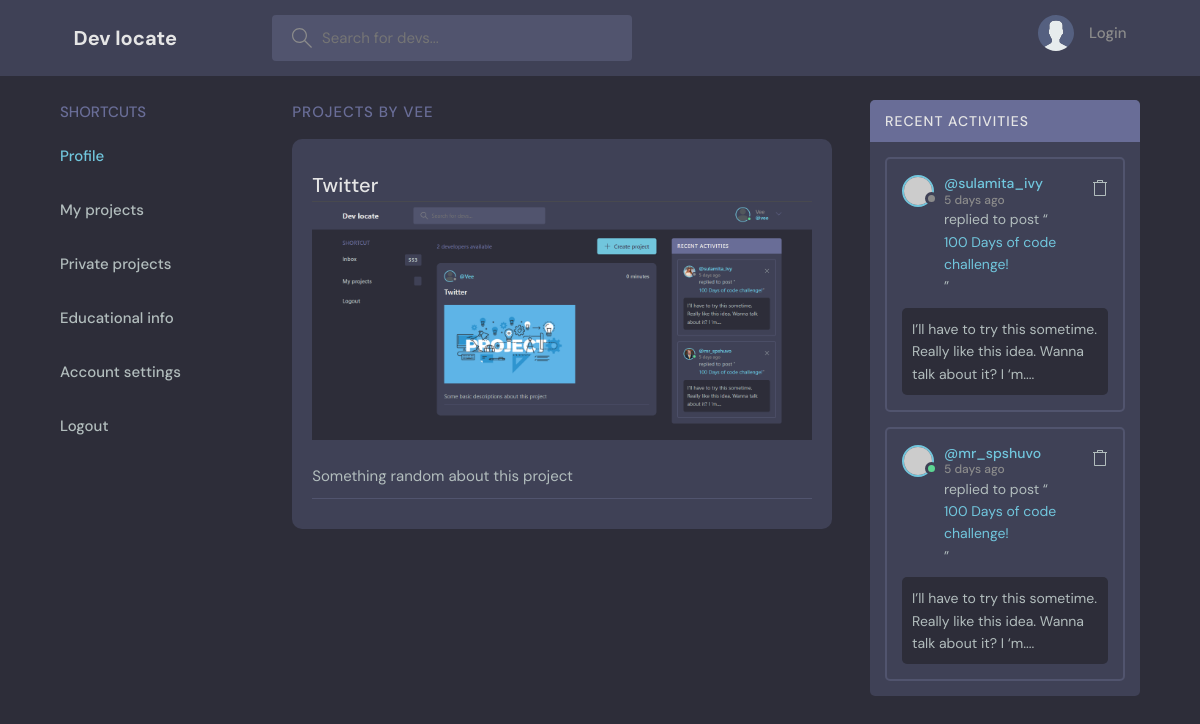
Page /accounts/projects/2/ on the committed database.
### accounts/models.py (models this page shows, shortened)
class Engineer(AbstractUser):
    username = models.CharField(max_length=200, null=True)
    email = models.EmailField(unique=True, null=True)
    bio = models.TextField()
    avatar = models.ImageField(default="profile.png")
    country = models.CharField(max_length=200)
    years_of_experience = models.PositiveIntegerField(null=True, blank=True)
    tech_stack = models.CharField(null=True, blank=True, max_length=300)
    inbox = models.ForeignKey(Message, null=True, on_delete=models.CASCADE)
    USERNAME_FIELD = "email"
    REQUIRED_FIELDS = ["username"]

### projects/models.py (models this page shows, shortened)
class Project(models.Model):
    engineer = models.ForeignKey(Engineer, on_delete=models.CASCADE)
    name = models.CharField(max_length=100)
    tech_used = models.CharField(max_length=200)
    updated = models.DateTimeField(auto_now=True)
    created = models.DateTimeField(auto_now_add=True)
    image = models.ImageField(default="project.png")
    description = models.TextField(null=True, blank=True)
    repo_url = models.URLField(null=True, blank=True)
    live_url = models.URLField(null=True, blank=True)
    make_public = models.BooleanField(default=False)
    @property
    def image_url(self):
        try:
            url = self.image.url
        except:
            url = ""
        return url
    class Meta:
        ordering = ["-created"]

### accounts/views.py (the view)
# urls.py: path("projects/<str:pk>/", EngineerProject.as_view(), name="projects"),
class EngineerProject(DetailView):
    model = Engineer
    template_name = "../templates/projects.html"
    def get_context_data(self, **kwargs):
        context = super(EngineerProject, self).get_context_data()
        pk = self.kwargs.get("pk")
        context["engineer"] = Engineer.objects.get(id=pk)
        context["public_projects"] = context["engineer"].project_set.filter(
            make_public=True
        )
        return context

### templates/projects.html (shortened to what this page needs)
{% extends 'base.html' %}
{% block content %}
<main class="profile-page layout layout--3">
    <div class="container">
        <div class="topics">
            <div class="topics__header">
                <h2>Shortcuts</h2>
            </div>
            <ul class="topics__list">
                <li>
                    <a href="{% url 'profile' engineer.id %}" class="active">Profile</a>
                </li>
                <li>
                    <a href="#">My projects</a>
                </li>
                <li>
                    <a href="#">Private projects</a>
                </li>
                <li>
                    <a href="#">Educational info</a>
                </li>
                <li>
                    <a href="#">Account settings</a>
                </li>
                <li>
                    <a href="#">Logout</a>
                </li>
            </ul>
        </div>
        <div class="roomList">
            <div class="roomList__header">
                <div>
                    <h2>Projects by {{engineer.username|title}}</a>
                    </h2>
                </div>
            </div>
            {% for project in public_projects %}
            <div class="roomListRoom">
                <div class="roomListRoom__content">
                    <a href="{% url 'detail_project' project.id %}">
                        {{project.name|title}}
                        <img src="{{project.image_url}}">
                    </a>
                    <p>
                        {{project.description}}
                    </p>
                </div>
                <div class="roomListRoom__meta">
                </div>
            </div>
            {% endfor %}
        </div>
        <div class="activities">
            <div class="activities__header">
                <h2>Recent Activities</h2>
            </div>
            <div class="activities__box">
                <div class="activities__boxHeader roomListRoom__header">
                    <a href="profile.html" class="roomListRoom__author">
                        <div class="avatar avatar--small">
                            <img src="https://randomuser.me/api/portraits/women/11.jpg" />
                        </div>
                        <p>
                            @sulamita_ivy
                            <span>5 days ago</span>
                        </p>
                    </a>
                    <div class="roomListRoom__actions">
                        <a href="#">
                        </a>
                    </div>
                </div>
                <div class="activities__boxContent">
                    <p>replied to post “<a href="room.html">100 Days of code challenge!</a>”</p>
                    <div class="activities__boxRoomContent">
                        I’ll have to try this sometime. Really like this idea. Wanna talk about it? I ‘m....
                    </div>
                </div>
            </div>
            <div class="activities__box">
                <div class="activities__boxHeader roomListRoom__header">
                    <a href="profile.html" class="roomListRoom__author">
                        <div class="avatar avatar--small active">
                            <img src="https://randomuser.me/api/portraits/men/13.jpg" />
                        </div>
                        <p>
                            @mr_spshuvo
                            <span>5 days ago</span>
                        </p>
                    </a>
                    <div class="roomListRoom__actions">
                        <a href="#">
                        </a>
                    </div>
                </div>
                <div class="activities__boxContent">
                    <p>replied to post “<a href="room.html">100 Days of code challenge!</a>”</p>
                    <div class="activities__boxRoomContent">
                        I’ll have to try this sometime. Really like this idea. Wanna talk about it? I ‘m....
                    </div>
                </div>
            </div>
        </div>
    </div>
</main>
{% endblock %}

### static/style.css (style rules this page uses)
:root { --color-main: #71c6dd; --color-main-light: #e1f6fb; --color-dark: #3f4156; --color-dark-medium: #51546e; --color-dark-light: #696d97; --color-light: #e5e5e5; --color-gray: #8b8b8b; --color-light-gray: #b2bdbd; --color-bg: #2d2d39; --color-success: #5dd693; --color-error: #fc4b0b; }
* { font-family: "DM Sans", -apple-system, BlinkMacSystemFont, "Segoe UI", Roboto, Oxygen, Ubuntu, Cantarell, "Open Sans", "Helvetica Neue", sans-serif; margin: 0; padding: 0; box-sizing: border-box; text-rendering: optimizeLegibility; font-size: inherit; }
html { font-size: 56.25%; }
@media only screen and (min-width: 1200px) { html { font-size: 62.5%; } }
body { line-height: 1.6; font-weight: 400; font-size: 1.5rem; color: var(--color-light-gray); background-color: var(--color-bg); min-height: 100vh; }
img { width: 100%; }
a { display: inline-block; color: var(--color-main); text-decoration: none; }
.container { max-width: 120rem; width: 90%; margin: auto; }
.avatar { position: relative; display: inline-block; border-radius: 50%; border: 2px solid var(--color-main); }
.avatar img { display: block; border-radius: 50%; object-fit: cover; object-position: center; }
.avatar::after { content: ""; display: block; position: absolute; background-color: var(--color-gray); z-index: 111; border-radius: 50%; border: 0.3rem solid var(--color-dark); }
.avatar.active::after { background-color: var(--color-success); }
.avatar.avatar--small img { width: 2.8rem; height: 2.8rem; }
.avatar.avatar--small:after { width: 0.7rem; height: 0.7rem; bottom: 0px; right: -6px; }
.layout { margin-top: 2.4rem; }
.layout > .container { display: flex; justify-content: space-between; align-items: flex-start; }
.layout--3 > .container > div:first-child { flex-basis: 18%; max-width: 22.5rem; }
.layout--3 > .container > div:nth-child(2) { flex-basis: 50%; }
.layout--3 > .container > div:last-child { flex-basis: 25%; }
.topics__header { margin-bottom: 2rem; }
.topics__header h2 { text-transform: uppercase; font-weight: 500; color: var(--color-dark-light); }
.topics__list { list-style: none; }
.topics__list li a { display: flex; justify-content: space-between; margin-bottom: 3rem; font-weight: 500; color: var(--color-light-gray); transition: all 0.3s ease-in-out; }
.topics__list li a.active, .topics__list li a:hover { color: var(--color-main); }
.roomList__header { display: flex; justify-content: space-between; align-items: center; margin-bottom: 2.4rem; }
.roomList__header h2 { text-transform: uppercase; font-weight: 500; color: var(--color-light); letter-spacing: 1px; }
.roomListRoom { margin-bottom: 2.4rem; background-color: var(--color-dark); border-radius: 1rem; padding: 2rem; }
.roomListRoom__header { display: flex; justify-content: space-between; align-items: center; }
.roomListRoom__author { font-weight: 500; display: flex; align-items: center; gap: 1rem; }
.roomListRoom__actions { display: flex; align-items: flex-start; gap: 1rem; position: relative; }
.roomListRoom__actions svg { fill: var(--color-main); width: 1.6rem; height: 1.6rem; }
.roomListRoom__content { margin: 1rem 0; }
.roomListRoom__content a { font-size: 2rem; font-weight: 500; margin-bottom: 1.5rem; color: var(--color-light); transition: all 0.3s ease-in-out; }
.roomListRoom__meta { border-top: 1px solid var(--color-dark-medium); padding-top: 1rem; display: flex; align-items: center; justify-content: space-between; }
.activities { background: var(--color-dark); border-radius: 5px; overflow: hidden; }
.activities__header h2 { background-color: var(--color-dark-light); text-transform: uppercase; font-weight: 500; padding: 1rem 1.5rem; color: var(--color-light); letter-spacing: 1px; font-size: 1.4rem; }
.activities__box { margin: 1.5rem; padding: 1.5rem; border: 2px solid var(--color-dark-medium); border-radius: 5px; }
.activities__boxHeader p { font-size: 1.4rem; line-height: 1.3; }
.activities__boxHeader p span { color: var(--color-gray); font-size: 1.2rem; display: block; }
.activities__boxContent { margin-left: 4.2rem; }
.activities__boxContent { font-size: 1.4rem; }
.activities__boxRoomContent { background: var(--color-bg); padding: 1rem; border-radius: 5px; margin-top: 1rem; margin-left: -4.2rem; }
.roomListRoom__actions svg { fill: var(--color-light-gray); }
.profile-page .roomList__header { margin-bottom: 1.5rem; }
.profile-page .roomList__header h2 { color: var(--color-dark-light); }

### rows in the picture
Engineer: username "VEE"
Project: name "Twitter", image_url (picture), description "Something random about this project"
